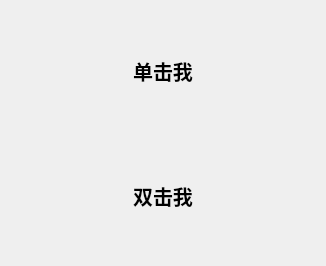
<?xml version="1.0" encoding="UTF-8"?>
<ui version="4.0">
 <class>Widget</class>
 <widget class="QWidget" name="Widget">
  <property name="geometry">
   <rect>
    <x>0</x>
    <y>0</y>
    <width>326</width>
    <height>266</height>
   </rect>
  </property>
  <property name="windowTitle">
   <string>Widget</string>
  </property>
  <layout class="QGridLayout" name="gridLayout">
   <item row="0" column="0">
    <layout class="QVBoxLayout" name="verticalLayout">
     <item>
      <widget class="QLabel" name="labSC">
       <property name="font">
        <font>
         <pointsize>15</pointsize>
         <bold>true</bold>
        </font>
       </property>
       <property name="text">
        <string>单击我</string>
       </property>
       <property name="alignment">
        <set>Qt::AlignCenter</set>
       </property>
      </widget>
     </item>
     <item>
      <widget class="QLabel" name="labDC">
       <property name="font">
        <font>
         <pointsize>15</pointsize>
         <bold>true</bold>
        </font>
       </property>
       <property name="text">
        <string>双击我</string>
       </property>
       <property name="alignment">
        <set>Qt::AlignCenter</set>
       </property>
      </widget>
     </item>
    </layout>
   </item>
  </layout>
 </widget>
 <resources/>
 <connections/>
</ui>
